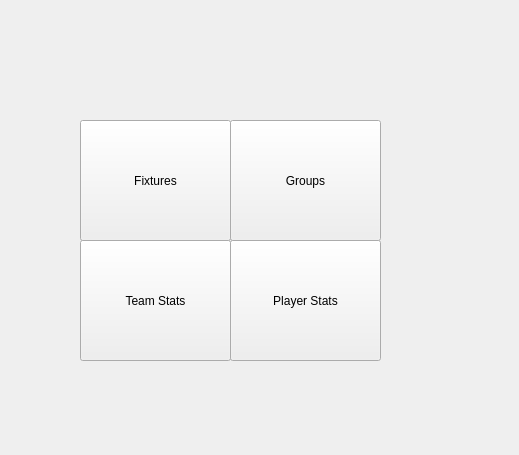
<?xml version="1.0" encoding="UTF-8"?>
<ui version="4.0">
 <class>Form</class>
 <widget class="QWidget" name="Form">
  <property name="geometry">
   <rect>
    <x>0</x>
    <y>0</y>
    <width>519</width>
    <height>455</height>
   </rect>
  </property>
  <property name="windowTitle">
   <string>Form</string>
  </property>
  <widget class="QPushButton" name="pushButton">
   <property name="geometry">
    <rect>
     <x>80</x>
     <y>120</y>
     <width>151</width>
     <height>121</height>
    </rect>
   </property>
   <property name="text">
    <string>Fixtures</string>
   </property>
  </widget>
  <widget class="QPushButton" name="pushButton_2">
   <property name="geometry">
    <rect>
     <x>230</x>
     <y>120</y>
     <width>151</width>
     <height>121</height>
    </rect>
   </property>
   <property name="text">
    <string>Groups</string>
   </property>
  </widget>
  <widget class="QPushButton" name="pushButton_3">
   <property name="geometry">
    <rect>
     <x>230</x>
     <y>240</y>
     <width>151</width>
     <height>121</height>
    </rect>
   </property>
   <property name="text">
    <string>Player Stats</string>
   </property>
  </widget>
  <widget class="QPushButton" name="pushButton_4">
   <property name="geometry">
    <rect>
     <x>80</x>
     <y>240</y>
     <width>151</width>
     <height>121</height>
    </rect>
   </property>
   <property name="text">
    <string>Team Stats</string>
   </property>
  </widget>
 </widget>
 <resources/>
 <connections/>
</ui>
